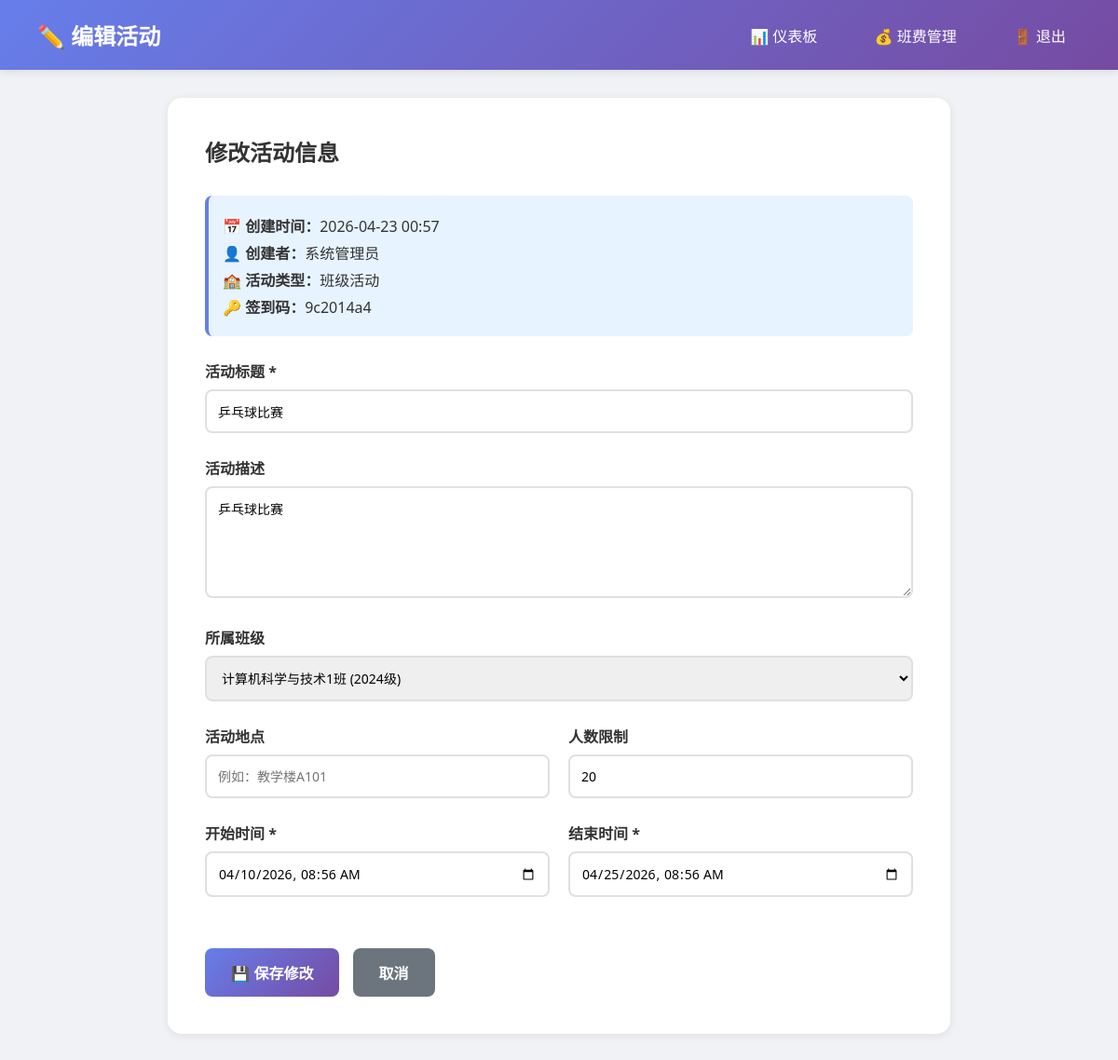
Page /admin/activity_edit/1 (signed in) on the committed database.
### models.py (models this page shows, shortened)
class Activity(db.Model):
    __tablename__ = 'activities'
    id = db.Column(db.Integer, primary_key=True)
    class_id = db.Column(db.Integer, db.ForeignKey('classes.id'), nullable=True)
    title = db.Column(db.String(200), nullable=False)
    description = db.Column(db.Text)
    location = db.Column(db.String(200))
    start_time = db.Column(db.DateTime, nullable=False)
    end_time = db.Column(db.DateTime, nullable=False)
    max_participants = db.Column(db.Integer)
    created_by = db.Column(db.Integer, db.ForeignKey('users.id'), nullable=False)
    created_at = db.Column(db.DateTime, default=datetime.utcnow)
    status = db.Column(db.String(20), default='open')
    check_in_enabled = db.Column(db.Boolean, default=False)
    check_in_code = db.Column(db.String(100), nullable=True)
    activity_type = db.Column(db.String(20), default='class')
    registrations = db.relationship('ActivityRegistration', backref='activity', lazy=True)
    check_in_records = db.relationship('CheckInRecord', backref='activity', lazy=True)
    @property
    def activity_type_name(self):
        types = {
            'school': '校级活动',
            'class': '班级活动'
        }
        return types.get(self.activity_type, '未知')

class User(UserMixin, db.Model):
    __tablename__ = 'users'
    id = db.Column(db.Integer, primary_key=True)
    username = db.Column(db.String(80), unique=True, nullable=False)
    real_name = db.Column(db.String(80), nullable=False)
    student_id = db.Column(db.String(20), unique=True, nullable=False)
    phone = db.Column(db.String(20), nullable=False)
    email = db.Column(db.String(120), nullable=False)
    password_hash = db.Column(db.String(256), nullable=False)
    role = db.Column(db.String(20), default='student')
    status = db.Column(db.String(20), default='pending')
    class_id = db.Column(db.Integer, db.ForeignKey('classes.id'), nullable=True)
    created_at = db.Column(db.DateTime, default=datetime.utcnow)
    monitor_application = db.Column(db.String(20), default='none')
    leaves = db.relationship('Leave', backref='student', lazy=True, foreign_keys='Leave.student_id')
    reviewed_leaves = db.relationship('Leave', backref='reviewer', lazy=True, foreign_keys='Leave.reviewed_by')
    achievements = db.relationship('Achievement', backref='submitter', lazy=True, foreign_keys='Achievement.submitter_id')
    reviewed_achievements = db.relationship('Achievement', backref='reviewer', lazy=True, foreign_keys='Achievement.reviewed_by')
    activity_registrations = db.relationship('ActivityRegistration', backref='student', lazy=True)
    created_activities = db.relationship('Activity', backref='creator', lazy=True, foreign_keys='Activity.created_by')
    check_in_records = db.relationship('CheckInRecord', backref='student', lazy=True)

### app.py (the view, shortened to what this page needs)
@app.route('/admin/activity_edit/<int:activity_id>', methods=['GET', 'POST'])
@login_required
@monitor_or_admin_required
def activity_edit(activity_id):
    activity = get_or_404(Activity, activity_id)
    classes = Class.query.all()
    return render_template('admin/activity_edit.html', activity=activity, classes=classes)

### app.py (called while the page is built)
@login_manager.user_loader
def load_user(user_id):
    return db.session.get(User, int(user_id))

@app.context_processor
def utility_processor():
    return {
        'now': datetime.now,
        'len': len
    }

### models.py (called while the page is built)
def get_or_404(model, ident):
    from flask import abort
    obj = db.session.get(model, ident)
    if obj is None:
        abort(404)
    return obj

### templates/admin/activity_edit.html (shortened to what this page needs)
<!DOCTYPE html>
<html lang="zh-CN">
<head>
</head>
<body>
    <div class="navbar">
        <h1>✏️ 编辑活动</h1>
        <div class="nav-links">
            {% if current_user.role == 'teacher' %}
            <a href="{{ url_for('teacher_dashboard') }}">📊 仪表板</a>
            <a href="{{ url_for('teacher_class_info') }}">🏫 班级信息</a>
            {% elif current_user.role == 'monitor' %}
            <a href="{{ url_for('monitor_dashboard') }}">📊 仪表板</a>
            <a href="{{ url_for('class_fund') }}">💰 班费管理</a>
            {% else %}
            <a href="{{ url_for('admin_dashboard') }}">📊 仪表板</a>
            <a href="{{ url_for('admin_activities') }}">📋 活动列表</a>
            {% endif %}
            <a href="{{ url_for('logout') }}">🚪 退出</a>
        </div>
    </div>
    <div class="container">
        <div class="card">
            <h2>修改活动信息</h2>
            <div class="info-box">
                <p><strong>📅 创建时间：</strong>{{ activity.created_at.strftime('%Y-%m-%d %H:%M') }}</p>
                <p><strong>👤 创建者：</strong>{{ activity.creator.real_name if activity.creator else '未知' }}</p>
                <p><strong>🏫 活动类型：</strong>{{ activity.activity_type_name }}</p>
                {% if activity.check_in_enabled %}
                <p><strong>🔑 签到码：</strong>{{ activity.check_in_code }}</p>
                {% endif %}
            </div>
            <form method="POST">
                <div class="form-group">
                    <label>活动标题 *</label>
                    <input type="text" name="title" value="{{ activity.title }}" placeholder="请输入活动标题" required>
                </div>
                <div class="form-group">
                    <label>活动描述</label>
                    <textarea name="description" placeholder="请详细描述活动内容...">{{ activity.description or '' }}</textarea>
                </div>
                {% if activity.activity_type == 'class' %}
                <div class="form-group">
                    <label>所属班级</label>
                    <select name="class_id">
                        {% for class in classes %}
                        <option value="{{ class.id }}" {{ 'selected' if activity.class_id == class.id else '' }}>{{ class.name }} ({{ class.grade }})</option>
                        {% endfor %}
                    </select>
                </div>
                {% endif %}
                <div class="form-row">
                    <div class="form-group">
                        <label>活动地点</label>
                        <input type="text" name="location" value="{{ activity.location or '' }}" placeholder="例如：教学楼A101">
                    </div>
                    <div class="form-group">
                        <label>人数限制</label>
                        <input type="number" name="max_participants" value="{{ activity.max_participants or '' }}" placeholder="留空表示不限">
                    </div>
                </div>
                <div class="form-row">
                    <div class="form-group">
                        <label>开始时间 *</label>
                        <input type="datetime-local" name="start_time" value="{{ activity.start_time.strftime('%Y-%m-%dT%H:%M') }}" required>
                    </div>
                    <div class="form-group">
                        <label>结束时间 *</label>
                        <input type="datetime-local" name="end_time" value="{{ activity.end_time.strftime('%Y-%m-%dT%H:%M') }}" required>
                    </div>
                </div>
                <div style="margin-top: 30px;">
                    <button type="submit" class="btn btn-primary">💾 保存修改</button>
                    <a href="{{ url_for('admin_activities') }}" class="btn btn-secondary" style="text-decoration: none; display: inline-block;">取消</a>
                </div>
            </form>
        </div>
    </div>
</body>
</html>

### templates/admin/activity_edit.html (style rules this page uses)
* { margin: 0; padding: 0; box-sizing: border-box; }
body { font-family: 'Segoe UI', Tahoma, Geneva, Verdana, sans-serif; background: #f0f2f5; }
.navbar { background: linear-gradient(135deg, #667eea 0%, #764ba2 100%); color: white; padding: 20px 40px; display: flex; justify-content: space-between; align-items: center; box-shadow: 0 2px 10px rgba(0,0,0,0.1); }
.navbar h1 { font-size: 24px; }
.nav-links a { color: white; text-decoration: none; margin-left: 25px; padding: 8px 16px; border-radius: 6px; transition: background 0.3s; }
.container { max-width: 900px; margin: 30px auto; padding: 0 30px; }
.card { background: white; padding: 40px; border-radius: 15px; box-shadow: 0 2px 10px rgba(0,0,0,0.08); }
.card h2 { margin-bottom: 30px; color: #333; font-size: 24px; }
.form-row { display: grid; grid-template-columns: 1fr 1fr; gap: 20px; }
.form-group { margin-bottom: 25px; }
label { display: block; margin-bottom: 8px; font-weight: 600; color: #333; }
input, textarea, select { width: 100%; padding: 12px; border: 2px solid #e0e0e0; border-radius: 8px; font-size: 14px; transition: all 0.3s; font-family: inherit; }
textarea { resize: vertical; min-height: 120px; }
.btn { padding: 14px 28px; border: none; border-radius: 8px; cursor: pointer; font-weight: 600; font-size: 16px; transition: all 0.3s; }
.btn-primary { background: linear-gradient(135deg, #667eea 0%, #764ba2 100%); color: white; }
.btn-secondary { background: #6c757d; color: white; margin-left: 10px; }
.info-box { background: #e7f3ff; padding: 15px; border-radius: 8px; margin-bottom: 25px; border-left: 4px solid #667eea; }
.info-box p { color: #333; margin: 5px 0; }

### rows in the picture
Activity: created_at "2026-04-23 00:57", activity_type_name "班级活动", check_in_code "9c2014a4", title "乒乓球比赛", description "乒乓球比赛", max_participants "20", start_time "04/10/2026 08:56", end_time "04/25/2026 08:56"
User: creator "系统管理员"

### other values in the picture
form field class_id "计算机科学与技术1班 (2024级)"
